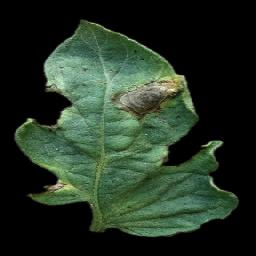
#> input picture Tomato Early Blight Segmented/EB1.jpg, 256 x 256 px, found by its file name
$ jupyter execute Thresholding_L.ipynb
#> lines starting #> are read from the running program, lines starting #| are printed output that depends on the picture; after the words box and inside, x2 and y2 are one past the last pixel; in counts of white or black regions, pixels touching at a corner belong together; long printed decimals are rounded
[cell 1]
import seaborn as sns
import matplotlib.pyplot as plt
import cv2
import numpy as np
import math

[cell 2]
l1=cv2.cvtColor(cv2.imread('EB1.jpg'),cv2.COLOR_BGR2RGB)
rows,col,channels=l1.shape
#> rows = 256; col = 256; channels = 3
plt.imshow(l1)

[cell 3]
l1c=l1.copy().reshape(rows*col,channels)
xyzArr=[]

for index,pixel in enumerate(l1c):
    sR,sG,sB=pixel
    r = ( sR / 255 )
    g = ( sG / 255 )
    b = ( sB / 255 )

    if r > 0.04045:
        r = ( ( r + 0.055 ) / 1.055 )** 2.4
    else:
        r = r / 12.92

    if g > 0.04045:
        g=( ( g + 0.055 ) / 1.055 )**2.4

    else:
        g = g / 12.92

    if b > 0.04045:
        b = ( ( b + 0.055 ) / 1.055 )** 2.4
    else:
        b = b / 12.92

    r = r * 100
    g = g * 100
    b = b * 100

    x = r * 0.4124 + g * 0.3576 + b * 0.1805
    y = r * 0.2126 + g * 0.7152 + b * 0.0722
    z = r * 0.0193 + g * 0.1192 + b * 0.9505
    xyzArr.append([x,y,z])
xyzArr=np.array(xyzArr)

[cell 4]
labArr=[]
for value in xyzArr:
    x,y,z=value
    refX=94.811
    refY=100.000
    refZ=107.304

    x = x / refX
    y = y / refY
    z = z / refZ

    if x > 0.008856 :
            x = x ** ( 1/3 )

    else:
        x = ( 7.787 * x ) + ( 16 / 116 )

    if y > 0.008856 :
        y = y ** ( 1/3 )

    else:
        y = ( 7.787 * y ) + ( 16 / 116 )

    if  z > 0.008856:
        z = z**( 1/3 )

    else:
        z = ( 7.787 * z ) + ( 16 / 116 )


    ciel = (( 116 * x ) - 16)*255/100
    ciea = (500 * ( x - y ))+128
    cieb = (200 * ( y - z ))+128
    labArr.append([ciel,ciea,cieb])

labArr=np.array(labArr).reshape(rows,col,channels)
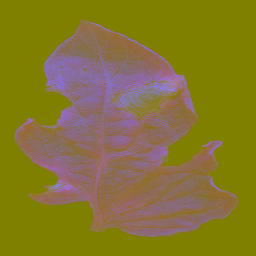
#> labArr: shape (256, 256, 3) float64; mean of channels 0, 1, 2 45.4, 119.7, 134.3; drawn as B, G, R

<h2>L Channel</h2>

[cell 5]
l1c=cv2.cvtColor(l1,cv2.COLOR_RGB2Lab)
#> l1c: shape (256, 256, 3); mean of channels 0, 1, 2 50.3, 119.6, 134.5
lchannel=l1c[:,:,0]
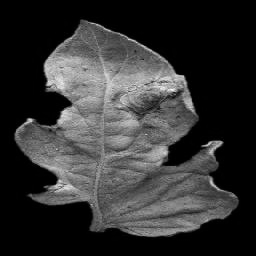
#> lchannel: shape (256, 256); min 0, max 252, mean 50.3
plt.imshow(lchannel,cmap='gray')

<h2>Plotting the histogram</h2>

[cell 6]
#improving the contrast of the image
rows,cols=lchannel.shape
lchannel=lchannel.reshape(rows*cols)
minP,maxP=np.amin(lchannel),np.amax(lchannel)

#min-max contrast enhancement
for index,pixel in enumerate(lchannel):
    lchannel[index]=(((pixel-minP)/(maxP-minP)))*255
    if pixel==0:
        lchannel[index]=255
lchannel=lchannel.reshape(rows,cols)
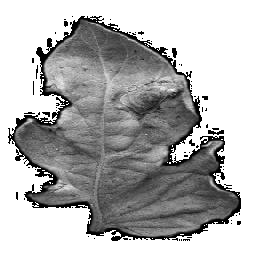
#> lchannel: shape (256, 256); min 1, max 255, mean 178.2
plt.imshow(lchannel,cmap='gray')

totalLeafPix=0
#calculating total leaf area
for inde,pixel in enumerate(lchannel.flatten()):
    if pixel==255:
        continue
    totalLeafPix+=1

[cell 7]
histo,bins,_=plt.hist(lchannel.flat,bins=100,range=(0,100),ec='red')
plt.show()
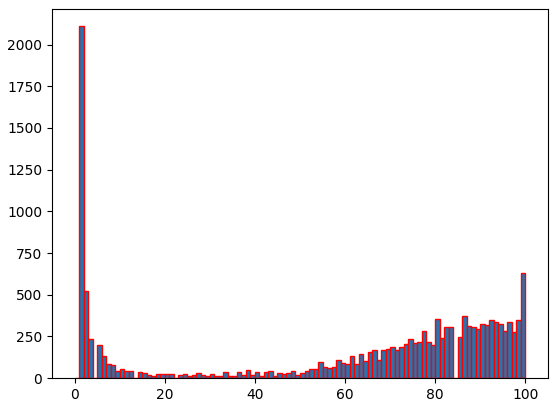
#> figure drawn by matplotlib, 1 panel; tallest bar 2110 high, from x = 1 to 2

<h2>Finding the global Maxima</h2>

[cell 8]
#histogram peak
maxHisto=np.amax(histo)
#starting index of the bin
maxBin=bins[np.where(histo==maxHisto)][0]
print('Bin is {}'.format(maxBin))
#| Bin is 1.0
if maxBin<=40:
    maxVal=0.2*maxHisto
else:
    maxVal=0.5*maxHisto
print(maxVal)
#| 422.0

#calculating R
import math
maxi=-math.inf
maxV=-math.inf
for index,ele in enumerate(histo):
    if ele >maxVal and ele !=maxHisto and ele>maxV:
        maxi=bins[index]
        maxV=ele
#> this loop made 100 passes
#> ele on passes 1 to 12: 0, 2110, 522, 237, 0, 200, 136, 87, 77, 46, 53, 41

r=maxi
if r==(-math.inf):
    r=maxBin
print(r)
#| 99.0
#calculating s
s=2*r/3
threshold=s
print(s)
#| 66.0
print(threshold)
#| 66.0

[cell 9]
print(lchannel.shape)
#| (256, 256)
rows,cols=lchannel.shape
lchannel=lchannel.reshape(rows*cols)

for index,pixel in enumerate(lchannel):
    if pixel<threshold:
        lchannel[index]=0
    else:
        lchannel[index]=255
lchannel=lchannel.reshape(rows,cols)
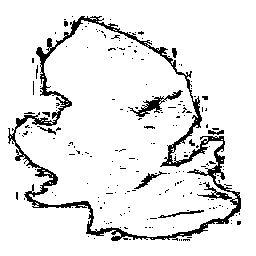
#> lchannel: shape (256, 256); 91.1% white; 198 black regions (186 under 20 px), largest, box (x1, y1, x2, y2) and area: (8, 16, 241, 241) 4420, (128, 90, 183, 117) 331, (134, 171, 167, 189) 123
plt.imshow(lchannel,cmap='gray')

<h2>Quantification</h2>

[cell 10]
count=0
for index,ele in enumerate(lchannel.flatten()):
    if ele==0:
        count+=1
print('Diseased Pixel Count : {}\n\n'.format(count))
#| Diseased Pixel Count : 5840
print('Total Pixel Count : {}\n\n'.format(totalLeafPix))
#| Total Pixel Count : 32770

percentage=(count/totalLeafPix)*100

print('Percentage of leaf disease : {}\n\n'.format(percentage))
#| Percentage of leaf disease : 17.821

$ run again, with Tomato Early Blight Segmented/EB10.jpg copied over Tomato Early Blight Segmented/EB1.jpg
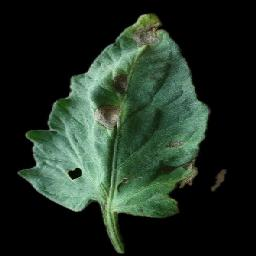
#> input picture Tomato Early Blight Segmented/EB10.jpg, 256 x 256 px, found by its file name
#> l1c: shape (256, 256, 3); mean of channels 0, 1, 2 44.7, 120.7, 132.8
#> `lchannel=lchannel.reshape(rows,cols)`:
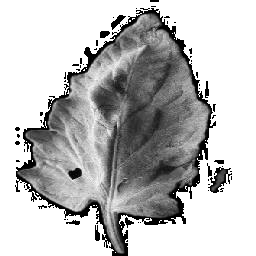
#> lchannel: shape (256, 256); min 1, max 255, mean 189.6
#> `plt.show()`:
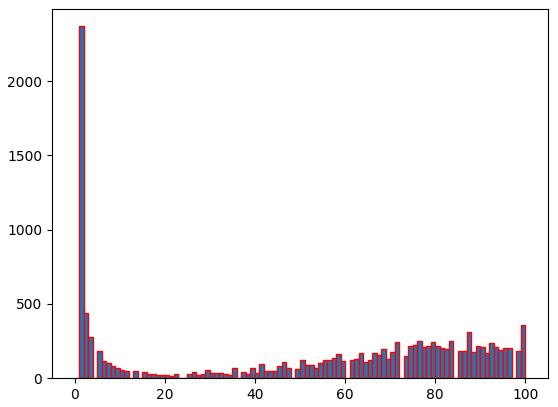
#> figure drawn by matplotlib, 1 panel; tallest bar 2370 high, from x = 1 to 2
#| Bin is 1.0
#| 474.0
#> the loop `for index,ele in enumerate(histo):` made 100 passes
#> ele on passes 1 to 8: 0, 2370, 437, 278, 0, 182, 117, 100
#| 1.0
#| 0.6667
#| 0.6667
#| (256, 256)
#| Diseased Pixel Count : 0
#| Total Pixel Count : 29282
#| Percentage of leaf disease : 0.0

$ run again, with Tomato Early Blight Segmented/EB11.jpg copied over Tomato Early Blight Segmented/EB1.jpg
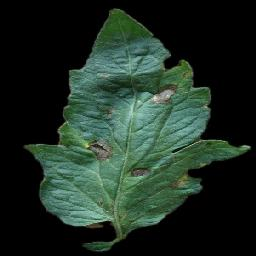
#> input picture Tomato Early Blight Segmented/EB11.jpg, 256 x 256 px, found by its file name
#> l1c: shape (256, 256, 3); mean of channels 0, 1, 2 45.8, 120.1, 132.1
#> `plt.show()`:
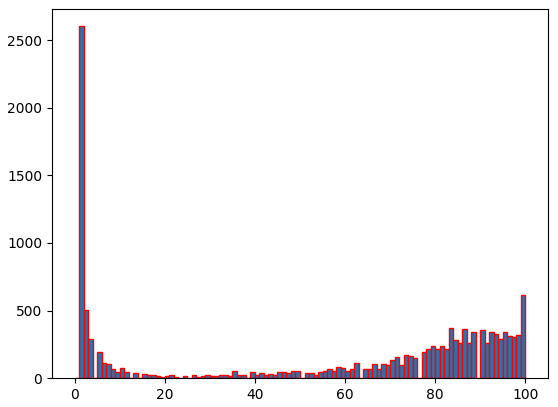
#> figure drawn by matplotlib, 1 panel; tallest bar 2603 high, from x = 1 to 2
#| Bin is 1.0
#| 520.6
#> the loop `for index,ele in enumerate(histo):` made 100 passes
#> ele on passes 1 to 8: 0, 2603, 506, 291, 0, 193, 116, 104
#| 99.0
#| 66.0
#| 66.0
#| (256, 256)
#> `lchannel=lchannel.reshape(rows,cols)`:
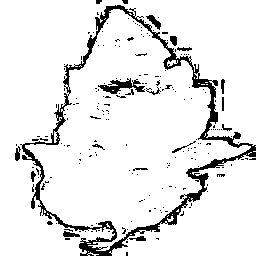
#> lchannel: shape (256, 256); 91.2% white; 200 black regions (181 under 20 px), largest, box (x1, y1, x2, y2) and area: (20, 5, 256, 256) 4194, (98, 78, 145, 94) 330, (146, 15, 161, 30) 94
#| Diseased Pixel Count : 5776
#| Total Pixel Count : 31669
#| Percentage of leaf disease : 18.239

$ run again, with Tomato Early Blight Segmented/EB12.jpg copied over Tomato Early Blight Segmented/EB1.jpg
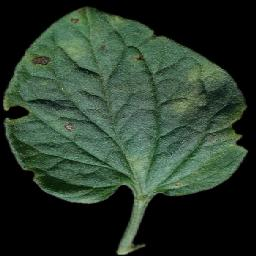
#> input picture Tomato Early Blight Segmented/EB12.jpg, 256 x 256 px, found by its file name
#> l1c: shape (256, 256, 3); mean of channels 0, 1, 2 57.9, 118.8, 134.2
#> `plt.show()`:
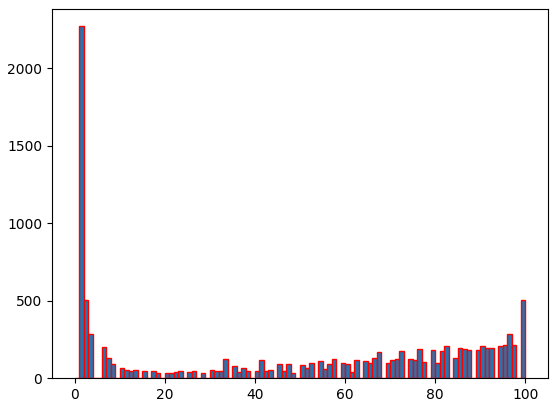
#> figure drawn by matplotlib, 1 panel; tallest bar 2271 high, from x = 1 to 2
#| Bin is 1.0
#| 454.200
#> the loop `for index,ele in enumerate(histo):` made 100 passes
#> ele on passes 1 to 8: 0, 2271, 504, 285, 0, 0, 199, 130
#| 99.0
#| 66.0
#| 66.0
#| (256, 256)
#> `lchannel=lchannel.reshape(rows,cols)`:
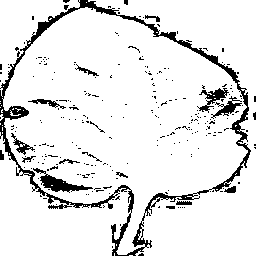
#> lchannel: shape (256, 256); 90.4% white; 255 black regions (238 under 20 px), largest, box (x1, y1, x2, y2) and area: (0, 0, 251, 256) 3919, (33, 168, 93, 193) 461, (197, 88, 229, 113) 265
#| Diseased Pixel Count : 6315
#| Total Pixel Count : 40608
#| Percentage of leaf disease : 15.551
